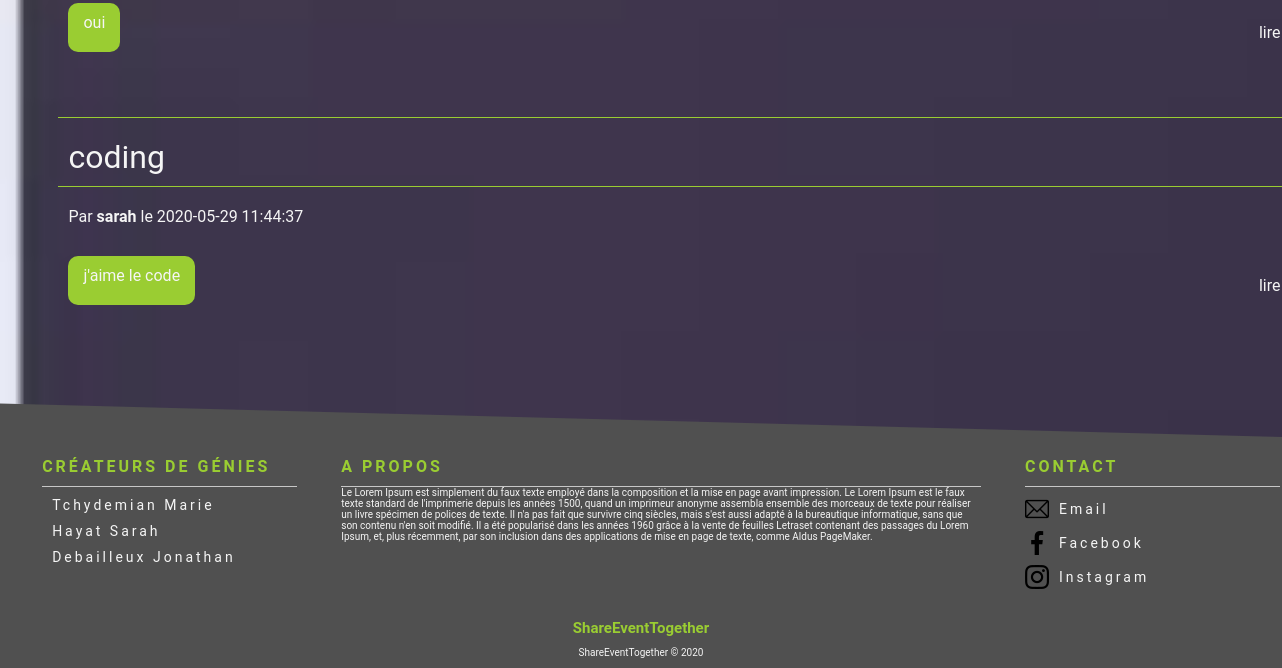
/php/forumSearch.php (signed in, lower part), run on an earlier commit of the app's database.
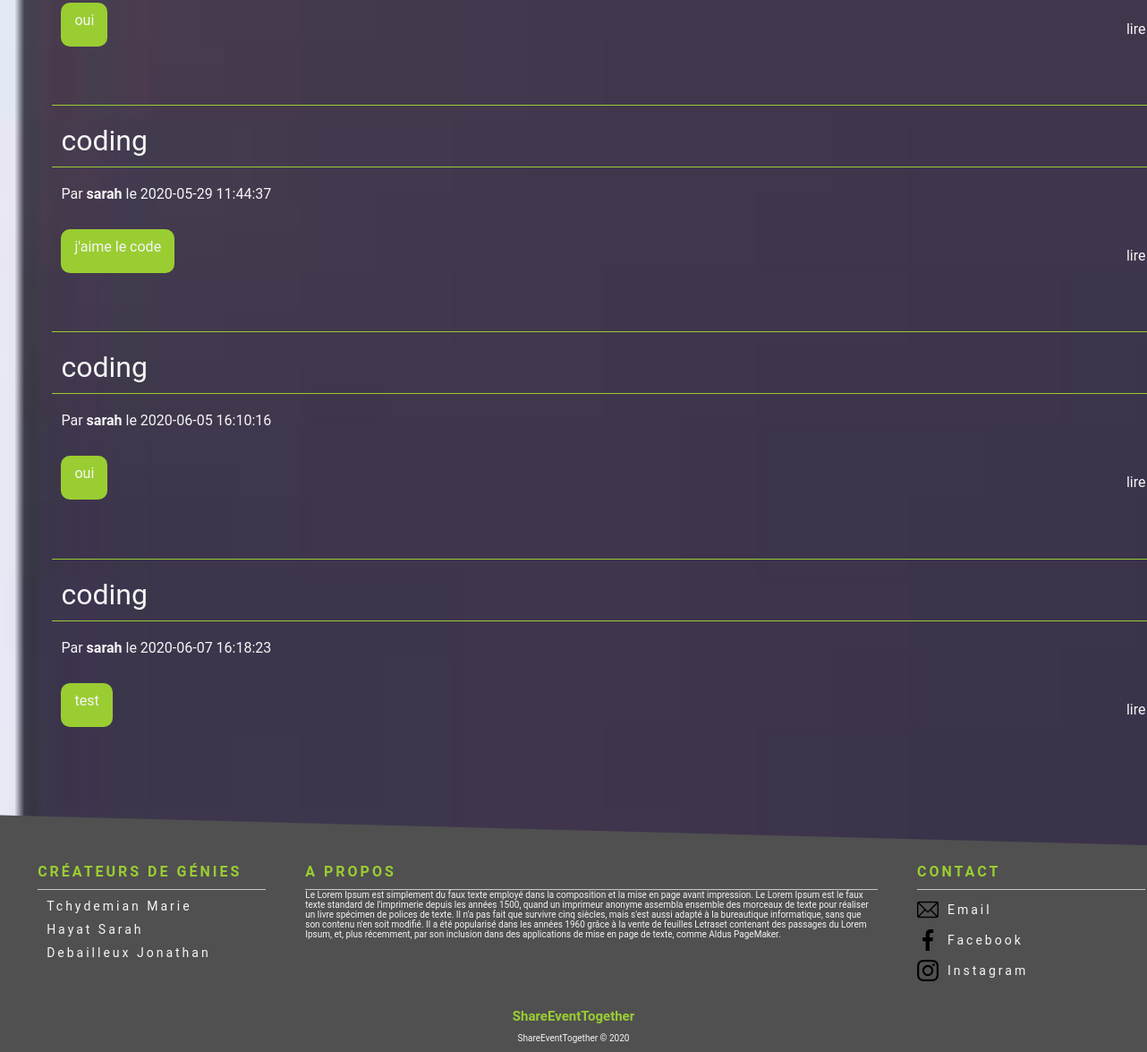
And on a later commit of the database.
### tables this page shows
CREATE TABLE `messages` (
  `id_message` int(11) NOT NULL,
  `id_utilisateur` int(11) NOT NULL,
  `message` text NOT NULL,
  `id_sujet` int(11) NOT NULL,
  `date_message` datetime NOT NULL DEFAULT CURRENT_TIMESTAMP
);

CREATE TABLE `sujets_forum` (
  `id_sujet` int(11) NOT NULL,
  `nom_sujet` varchar(100) NOT NULL,
  `id_utilisateur` int(11) NOT NULL
);

CREATE TABLE `utilisateurs` (
  `id_utilisateur` int(11) NOT NULL,
  `prenom` varchar(100) NOT NULL,
  `nom` varchar(100) NOT NULL,
  `date_naissance` date NOT NULL,
  `adresse` varchar(250) NOT NULL,
  `code_postale` int(5) NOT NULL,
  `pays` varchar(100) NOT NULL,
  `telephone` int(10) NOT NULL,
  `mail` varchar(250) NOT NULL,
  `pseudo` varchar(100) NOT NULL,
  `mot_de_passe` varchar(255) NOT NULL,
  `type_utilisateur` varchar(50) NOT NULL,
  `ville` varchar(200) NOT NULL,
  `date_creation_utilisateur` datetime DEFAULT CURRENT_TIMESTAMP,
  `karma` decimal(4,2) DEFAULT '0.00'
);

### php/forumSearch.php (the view, shortened to what this page needs)
<?php
require("../controllers/bdd.php");
?>
<!DOCTYPE html>
<html lang="fr">
<head>
    <link rel="stylesheet" href="../assets/css/forum.css"/>
</head>
<?php
if (isset($_SESSION['username'])) {
    require("headerConnect.php");
} else {
    require("headerDisconnect.php");
}
$articles = $bdd->query('SELECT * FROM sujets_forum as sj LEFT JOIN utilisateurs as u ON sj.id_utilisateur = u.id_utilisateur left join messages as m on sj.id_sujet = m.id_sujet');
?>
<div class="fond">
<form method="post" action="#">
    <div class="reponse">
        <?php
        if ($articles->rowCount() > 0) {
        while ($donnees = $articles->fetch()) {
        echo '<div class="container_sujet">';
        echo '<div class="sujet">';
        echo $donnees['nom_sujet'];
        echo '</div>';
        echo '<div class="pseudo">';
        echo 'Par ' . '<b>' . $donnees['pseudo'] . '</b>' . ' le ' . $donnees['date_message'];
        echo '</div>';
        echo '<div class="contain_message">';
        echo '<div class="message">';
        echo $donnees['message'];
        echo '</div>';
        ?>
        <div class="right_div"><a class="inputListOfEvent"
                                  href="discussion.php?id_sujet= <?php echo $donnees['id_sujet']; ?>">lire</a>
        </div>
    </div>
    </div>
    <?php
    }
    }else {
        ?>
        Aucun résultat pour : <?= $search ?>...
        <?php
    }
    ?>
    </div>
</form>
</div>
</body>
<?php
require("footer.php");
?>
</body>
</html>

What changed in the data, as far as the page shows it:
added messages: id_sujet.nom_sujet "coding", id_utilisateur.pseudo "sarah", date_message "2020-06-05 16:10:16", message "oui"
added messages: id_sujet.nom_sujet "coding", id_utilisateur.pseudo "sarah", date_message "2020-06-07 16:18:23", message "test"
